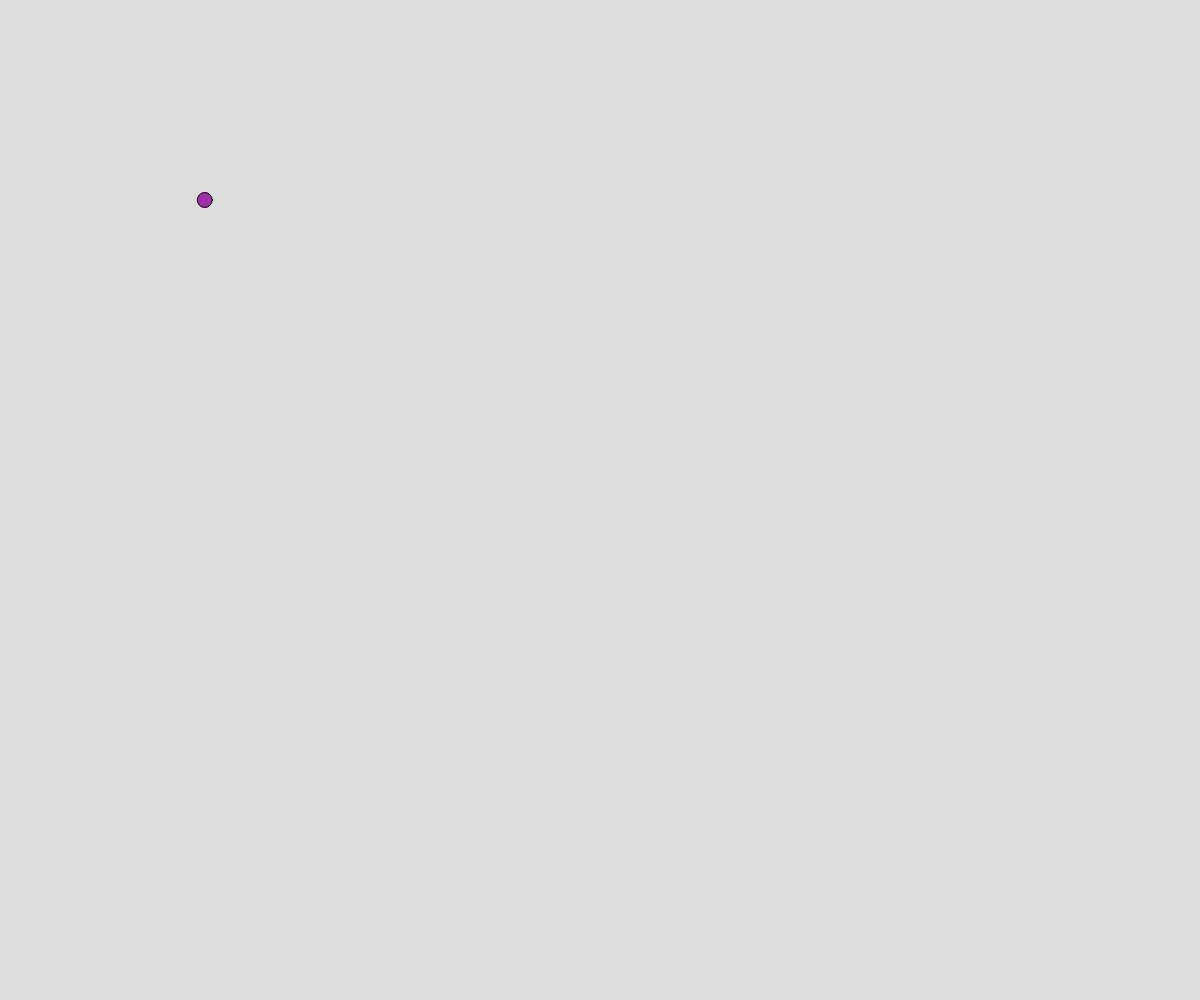
Frame 1 (no input)
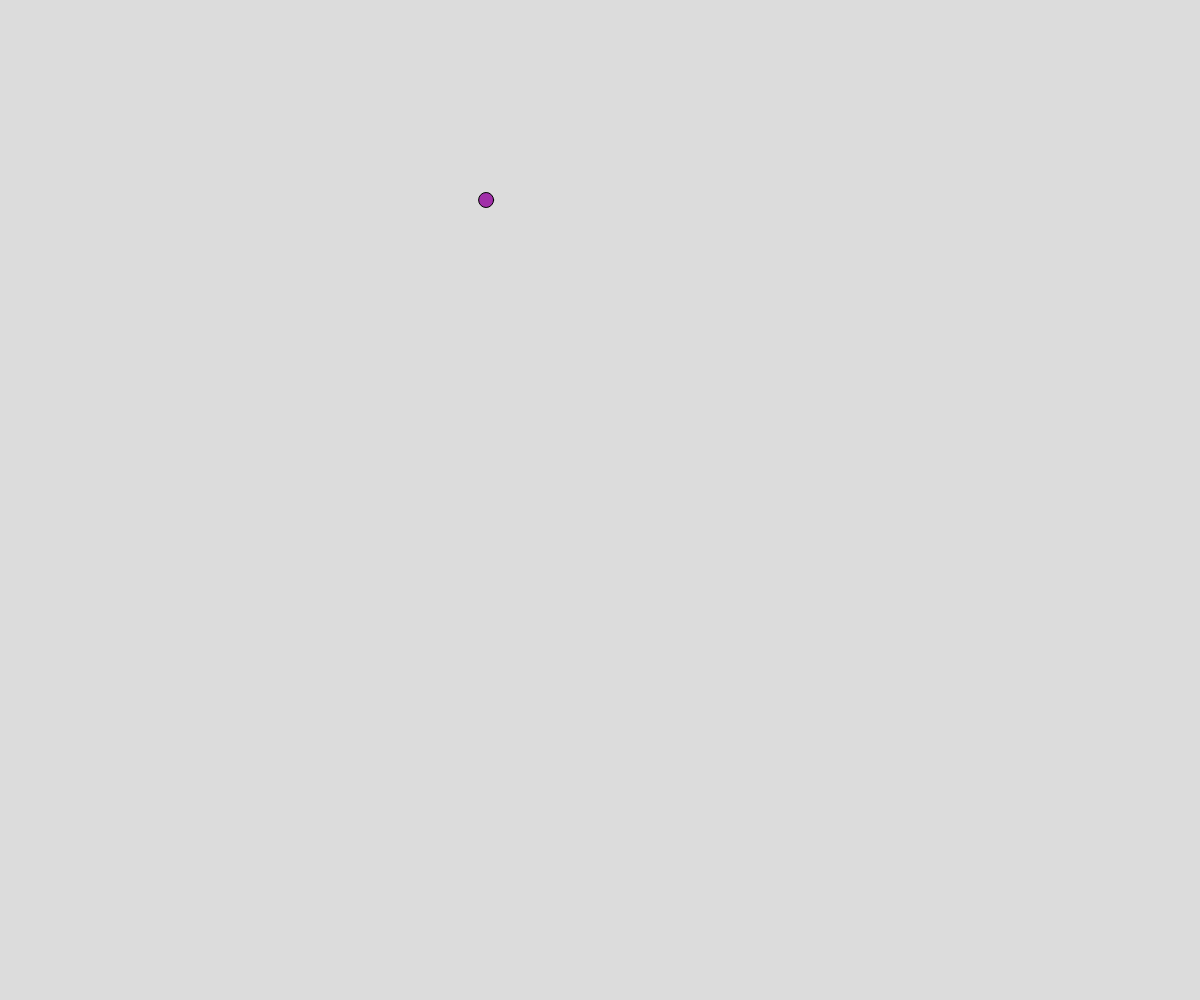
Frame 60 (no input)
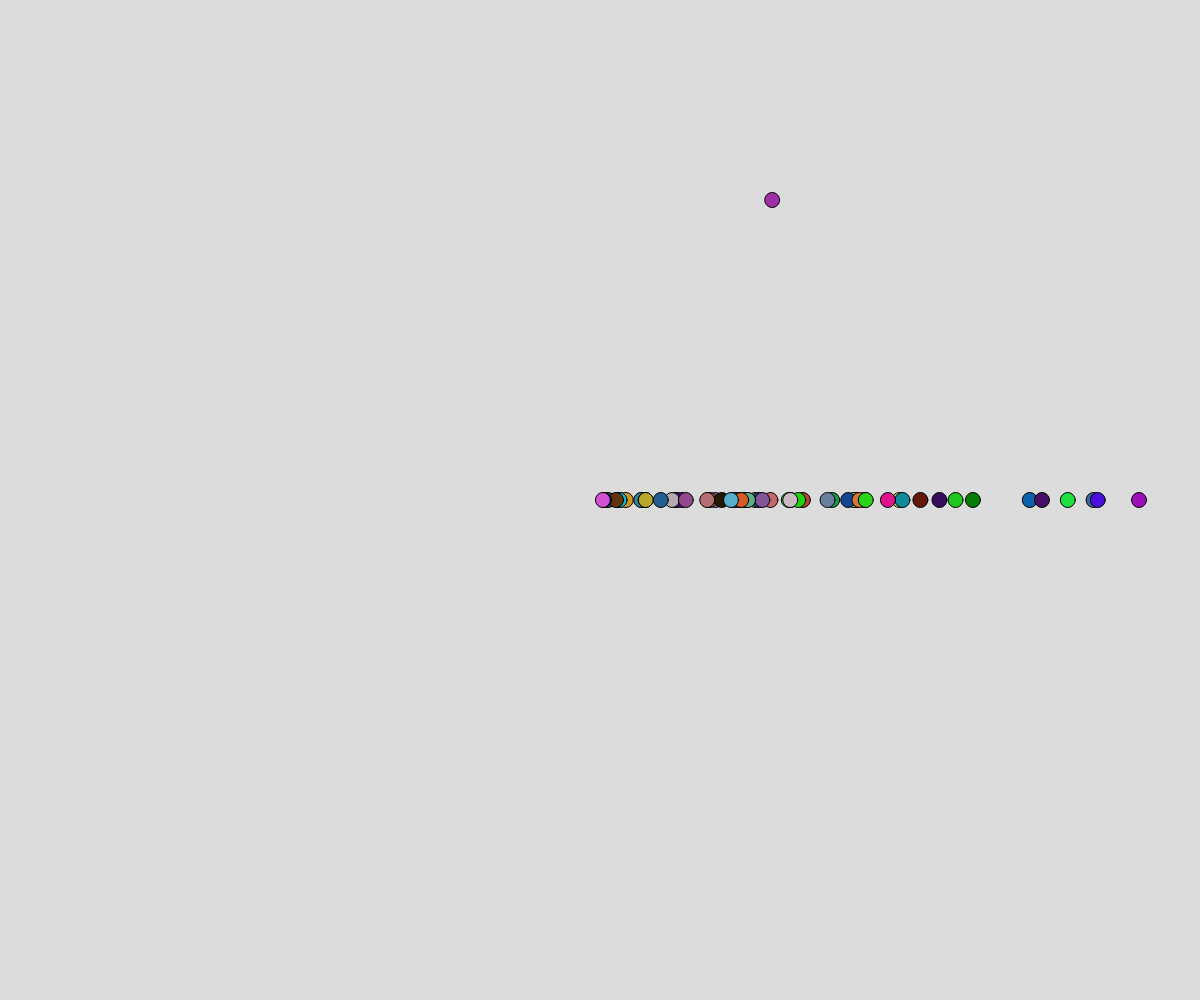
Frame 120 (the mouse pressed at the canvas centre since frame 60)

The p5.js sketch that drew these frames (run headless with seeded random() and noise() and a simulated clock; from frame 60 on, the mouse is pressed at the canvas centre):

// p5.js sketch
// ── sketch.js
let myBall;
let ballcol = [];

function setup() {
  createCanvas(windowWidth, windowHeight);
  myBall =  new Ball(200,200);
}

function draw() {
  background(220);
  myBall.move()
  myBall.ballcreate();

  if(mouseIsPressed){
    ballcol.push(new Ball(mouseX,mouseY))
  }

for(let x of ballcol){
  x.move()
  x.ballcreate()
}

}
class Ball {
  constructor(x,y) {
    this.x = x;
    this.y = y;
    this.c = color(random(225),random(225),random(225));
    this.size = 15;
    this.speed = random(2,10)
  }
   ballcreate(){
    fill(this.c);
    circle(this.x,this.y,this.size)
   }

   move(){
    this.x += this.speed;
    if(this.x>width){
      this.x=0
    }
   }
}
